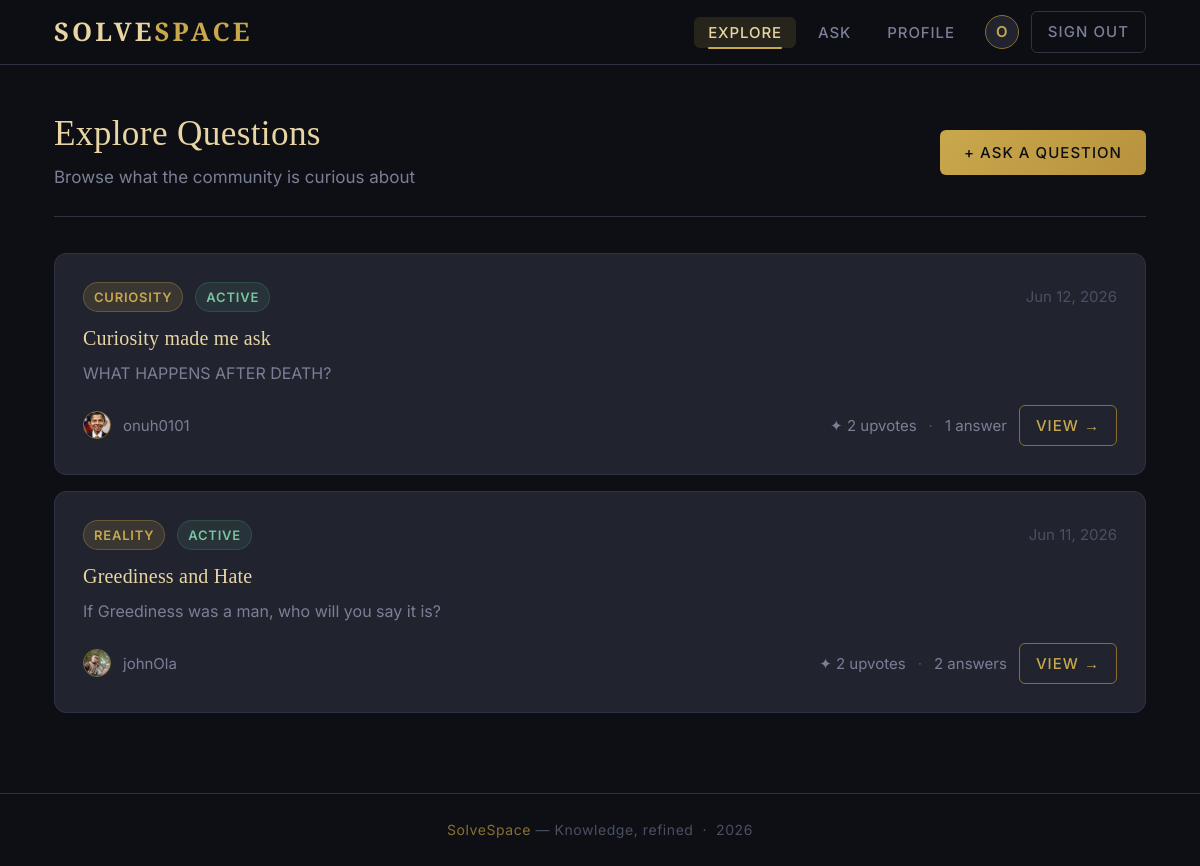
The page /questions/dashboard/ (signed in) on the database its author committed.
### questions/models.py (models this page shows, shortened)
class Question(models.Model):
    author = models.ForeignKey(User, on_delete=models.CASCADE, related_name='questions')
    slug = models.SlugField(max_length=250)
    topic = models.CharField(max_length=300)
    the_question = models.TextField()
    image = models.ImageField(upload_to='questions/', null=True, blank=True)
    question_type = models.CharField(max_length=50, choices=TYPES_CHOICE, default='reality')
    status = models.CharField(max_length=50, choices=STATUS_CHECK, default='active')
    created_at = models.DateTimeField(auto_now_add=True)
    updated_at = models.DateTimeField(auto_now=True)
    upvotes = models.ManyToManyField(User, blank=True, related_name='upvoted_questions')

### users/models.py (models this page shows, shortened)
class User(models.Model):
    full_name = models.CharField(max_length=100)
    username = models.CharField(max_length=50, unique=True)
    profile_pic = models.ImageField(upload_to='profile/')
    email = models.EmailField(max_length=100, unique=True)
    address = models.CharField(max_length=300, blank=True)
    bio = models.TextField(blank=True)
    password = models.CharField(max_length=50)
    created_at = models.DateTimeField(auto_now_add=True)
    last_login = models.DateTimeField(null=True, blank=True)

### users/decorators.py (the view)
    def wrapper(request, *args, **kwargs):
        if not request.session.get('user_id'):
            messages.error(
                request, 'Please kindly login'
            )
            return redirect('login')
        return view_func(request, *args, **kwargs)

### questions/views.py (called while the page is built)
@login_required
def dashboard(request):
    questions = Question.objects.filter(status='active').order_by('-created_at')
    return render(request, 'dashboard.html', {'questions':questions})

### templates/dashboard.html (shortened to what this page needs)
{% extends 'base.html' %}
{% block content %}
<div class="page-header flex-between">
  <div>
    <h2>Explore Questions</h2>
    <p>Browse what the community is curious about</p>
  </div>
  <a href="{% url 'post_question' %}" class="btn btn-primary">
    + Ask a question
  </a>
</div>
{% if questions %}
  <div style="display:flex; flex-direction:column; gap:16px;">
    {% for question in questions %}
    <article class="card">
      <div class="flex-between" style="margin-bottom:14px;">
        <div class="flex-gap">
          <span class="badge badge-gold">{{ question.question_type }}</span>
          <span class="badge {% if question.status == 'active' %}badge-active{% else %}badge-closed{% endif %}">
            {{ question.status }}
          </span>
        </div>
        <span class="text-xs text-faint">{{ question.created_at|date:"M j, Y" }}</span>
      </div>
      <a href="{% url 'question_details' question.slug %}">
        <h3 style="font-size:1.25rem; margin-bottom:10px; color:var(--gold-light); transition:color 0.2s;">
          {{ question.topic }}
        </h3>
      </a>
      <p class="text-sm" style="color:var(--text-muted); line-height:1.65; margin-bottom:18px;
         display:-webkit-box; -webkit-line-clamp:2; -webkit-box-orient:vertical; overflow:hidden;">
        {{ question.the_question }}
      </p>
      <div class="flex-between">
        <div class="flex-gap">
          {% if question.author.profile_pic %}
            <img src="{{ question.author.profile_pic.url }}" alt="avatar"
                 style="width:28px; height:28px; border-radius:50%; border:1px solid var(--gold-dim); object-fit:cover;">
          {% else %}
            <div style="width:28px; height:28px; border-radius:50%; background:var(--surface);
                        border:1px solid var(--gold-dim); display:flex; align-items:center; justify-content:center;
                        font-size:12px; font-weight:600; color:var(--gold);">
              {{ question.author.username|slice:":1"|upper }}
            </div>
          {% endif %}
          <span class="text-xs text-muted">{{ question.author.username }}</span>
        </div>
        <div class="flex-gap">
          <span class="text-xs text-muted">
            ✦ {{ question.upvotes.count }} upvote{{ question.upvotes.count|pluralize }}
          </span>
          <span class="text-xs text-faint">·</span>
          <span class="text-xs text-muted">
            {{ question.answers.count }} answer{{ question.answers.count|pluralize }}
          </span>
          <a href="{% url 'question_details' question.slug %}" class="btn btn-outline btn-sm">
            View →
          </a>
        </div>
      </div>
    </article>
    {% endfor %}
  </div>
{% endif %}
{% endblock %}

### templates/base.html (style rules this page uses)
:root { --void: #0d0f14; --surface: #1a1d26; --card: #21242f; --card-hover: #272b38; --border: #2e3244; --gold: #c9a84c; --gold-light: #e8d5a3; --gold-dim: #8a6f30; --gold-glow: rgba(201, 168, 76, 0.15); --text: #e8e8ec; --text-muted: #7a7f96; --text-faint: #4a4f64; --danger: #c0574a; --success: #4a8c6a; --radius: 6px; --radius-lg: 12px; }
*, *::before, *::after { box-sizing: border-box; margin: 0; padding: 0; }
html { scroll-behavior: smooth; }
body { background: var(--void); color: var(--text); font-family: "Inter", sans-serif; font-size: 17px; line-height: 1.7; min-height: 100vh; display: flex; flex-direction: column; }
h1, h2, h3, h4 { font-family: "Cormorant Garamond", serif; font-weight: 500; line-height: 1.2; color: var(--gold-light); letter-spacing: 0.01em; }
h2 { font-size: clamp(1.5rem, 3vw, 2.2rem); }
h3 { font-size: 1.4rem; }
p { color: var(--text); }
a { color: var(--gold); text-decoration: none; transition: color 0.2s; }
.page-header { margin-bottom: 36px; padding-bottom: 24px; border-bottom: 1px solid var(--border); }
.page-header p { color: var(--text-muted); margin-top: 8px; font-size: 17px; }
.card { background: var(--card); border: 1px solid var(--border); border-radius: var(--radius-lg); padding: 28px; transition: border-color 0.25s, box-shadow 0.25s, transform 0.2s; position: relative; }
.card::before { content: ""; position: absolute; left: 0; top: 12px; bottom: 12px; width: 2px; background: linear-gradient( 180deg, transparent, var(--gold), transparent ); border-radius: 0 2px 2px 0; opacity: 0; transition: opacity 0.3s; }
.btn { display: inline-flex; align-items: center; gap: 8px; padding: 10px 24px; font-family: "Inter", sans-serif; font-size: 15px; font-weight: 500; letter-spacing: 0.07em; text-transform: uppercase; border-radius: var(--radius); border: none; cursor: pointer; transition: all 0.2s; text-decoration: none; }
.btn-primary { background: linear-gradient(135deg, var(--gold), #b8923e); color: var(--void); }
.btn-outline { background: transparent; color: var(--gold); border: 1px solid var(--gold-dim); }
.btn-sm { padding: 7px 16px; font-size: 15px; }
.badge { display: inline-block; padding: 3px 10px; font-size: 13px; font-weight: 600; letter-spacing: 0.06em; text-transform: uppercase; border-radius: 20px; }
.badge-gold { background: rgba(201, 168, 76, 0.15); color: var(--gold); border: 1px solid rgba(201, 168, 76, 0.3); }
.badge-active { background: rgba(74, 140, 106, 0.15); color: #7ac4a0; border: 1px solid rgba(74, 140, 106, 0.3); }
.flex-between { display: flex; align-items: center; justify-content: space-between; }
.flex-gap { display: flex; align-items: center; gap: 12px; }
.text-muted { color: var(--text-muted); }
.text-faint { color: var(--text-faint); }
.text-sm { font-size: 16px; }
.text-xs { font-size: 15px; }

### rows shown on the page
Question: question_type "CURIOSITY", status "ACTIVE", created_at "Jun 12, 2026", topic "Curiosity made me ask", the_question "WHAT HAPPENS AFTER DEATH?", author.profile_pic (picture), author.username "onuh0101", upvotes.count "2", answers.count "1"
Question: question_type "REALITY", status "ACTIVE", created_at "Jun 11, 2026", topic "Greediness and Hate", the_question "If Greediness was a man, who will you say it is?", author.profile_pic (picture), author.username "johnOla", upvotes.count "2", answers.count "2"

### other values the page prints
{{ request.session.username|slice:":1"|upper }} "O"
